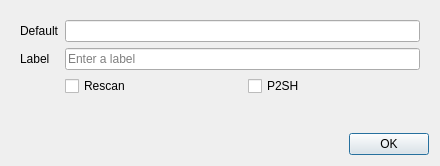
<?xml version="1.0" encoding="UTF-8"?>
<ui version="4.0">
 <class>ImportDialog</class>
 <widget class="QDialog" name="ImportDialog">
  <property name="geometry">
   <rect>
    <x>0</x>
    <y>0</y>
    <width>440</width>
    <height>80</height>
   </rect>
  </property>
  <property name="sizePolicy">
   <sizepolicy hsizetype="Preferred" vsizetype="Minimum">
    <horstretch>0</horstretch>
    <verstretch>0</verstretch>
   </sizepolicy>
  </property>
  <property name="minimumSize">
   <size>
    <width>300</width>
    <height>0</height>
   </size>
  </property>
  <property name="windowTitle">
   <string>Import Dialog</string>
  </property>
  <layout class="QVBoxLayout" name="verticalLayout">
   <property name="sizeConstraint">
    <enum>QLayout::SetMinimumSize</enum>
   </property>
   <item>
    <widget class="QStackedWidget" name="QStackContainer">
     <property name="sizePolicy">
      <sizepolicy hsizetype="Preferred" vsizetype="Preferred">
       <horstretch>0</horstretch>
       <verstretch>0</verstretch>
      </sizepolicy>
     </property>
     <widget class="QWidget" name="importKeyPage">
       <layout class="QFormLayout" name="formLayout">
        <property name="sizeConstraint">
         <enum>QLayout::SetMinimumSize</enum>
        </property>
        <property name="fieldGrowthPolicy">
         <enum>QFormLayout::AllNonFixedFieldsGrow</enum>
        </property>
        <item row="0" column="0">
         <widget class="QLabel" name="keyLabelIKP">
          <property name="text">
           <string>Default</string>
          </property>
         </widget>
        </item>
        <item row="0" column="1">
         <widget class="QLineEdit" name="keyEditIKP">
         </widget>
        </item>
        <item row="1" column="0">
         <widget class="QLabel" name="labelLabelIKP">
          <property name="text">
           <string>Label</string>
          </property>
         </widget>
        </item>
        <item row="1" column="1">
         <widget class="QLineEdit" name="labelEditIKP">
          <property name="toolTip">
           <string>Enter a label</string>
          </property>
          <property name="placeholderText">
           <string>Enter a label</string>
          </property>
         </widget>
        </item>
        <item row="2" column="1">
         <layout class="QHBoxLayout" name="horizontalLayoutAmount" stretch="0,0,0">
          <property name="spacing">
           <number>10</number>
          </property>
          <item>
           <widget class="QCheckBox" name="rescanButtonIKP">
            <property name="text">
             <string>Rescan</string>
            </property>
           </widget>
          </item>
          <item>
           <widget class="QCheckBox" name="p2shButtonIKP">
            <property name="text">
             <string>P2SH</string>
            </property>
           </widget>
          </item>
         </layout>
        </item>
       </layout>
     </widget>
     <widget class="QWidget" name="importEntries">
      <layout class="QVBoxLayout" name="verticalLayout_5">
       <property name="sizeConstraint">
        <enum>QLayout::SetMinimumSize</enum>
       </property>
       <item>
        <widget class="QScrollArea" name="scrollArea">
         <property name="widgetResizable">
          <bool>true</bool>
         </property>
         <widget class="QWidget" name="scrollAreaWidgetContents">
          <property name="geometry">
           <rect>
            <x>0</x>
            <y>0</y>
            <width>830</width>
            <height>104</height>
           </rect>
          </property>
          <layout class="QVBoxLayout" name="verticalLayout_2" stretch="0,1">
           <property name="leftMargin">
            <number>0</number>
           </property>
           <property name="topMargin">
            <number>0</number>
           </property>
           <property name="rightMargin">
            <number>0</number>
           </property>
           <property name="bottomMargin">
            <number>0</number>
           </property>
           <item>
            <layout class="QVBoxLayout" name="entries">
             <property name="spacing">
              <number>6</number>
             </property>
            </layout>
           </item>
           <item>
            <spacer name="verticalSpacer">
             <property name="orientation">
              <enum>Qt::Vertical</enum>
             </property>
             <property name="sizeHint" stdset="0">
              <size>
               <width>20</width>
               <height>40</height>
              </size>
             </property>
            </spacer>
           </item>
          </layout>
         </widget>
        </widget>
       </item>
       <item>
        <widget class="QPushButton" name="addButton">
         <property name="toolTip">
          <string>Send to multiple recipients at once</string>
         </property>
         <property name="text">
          <string>Add &amp;Recipient</string>
         </property>
         <property name="icon">
          <iconset resource="../bitcoin.qrc">
           <normaloff>:/icons/add</normaloff>:/icons/add</iconset>
         </property>
         <property name="autoDefault">
          <bool>false</bool>
         </property>
        </widget>
       </item>
      </layout>
     </widget>
    </widget>
   </item>
   <item>
    <widget class="QDialogButtonBox" name="buttonBox">
     <property name="orientation">
      <enum>Qt::Horizontal</enum>
     </property>
     <property name="standardButtons">
      <set>QDialogButtonBox::Ok</set>
     </property>
    </widget>
   </item>
  </layout>
 </widget>
 <resources/>
 <connections>
  <connection>
   <sender>buttonBox</sender>
   <signal>accepted()</signal>
   <receiver>ImportDialog</receiver>
   <slot>accept()</slot>
  </connection>
 </connections>
</ui>
